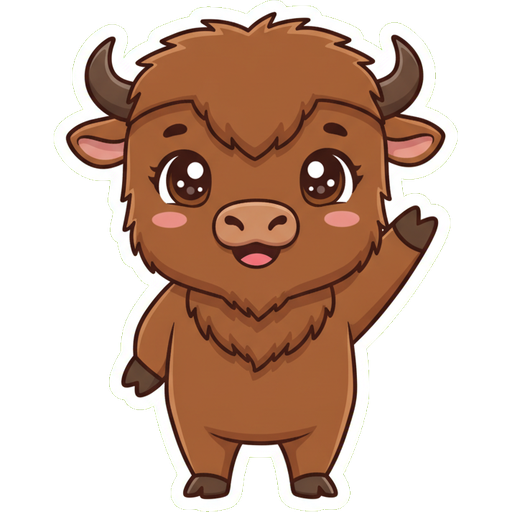
#> input picture assets/img/zubr-base.png, 512 x 512 px
$ python detourer.py ../assets/img/zubr-base.png ../assets/img/zubr-celebrate.png 5
#> lines starting #> are read from the running program, lines starting #| are printed output that depends on the picture
#!/usr/bin/env python3
"""Détourage chroma-key des stickers kawaii de l'app (assets/gen → public/assets/img).

POURQUOI CE FICHIER EXISTE
--------------------------
Le modèle Gemini ne produit pas de vraie transparence : on lui demande donc un
fond vert franc, puis on le retire ici. Ce script a déjà été écrit et perdu deux
fois parce qu'il vivait dans un dossier temporaire — d'où sa présence dans le
dépôt, malgré le fait que ce soit le seul Python d'un projet 100 % JS. Il n'entre
NI dans le build NI dans la CI : c'est un outil d'atelier, lancé à la main quand
on ajoute une image.

USAGE
-----
Pillow n'est pas dans le Python système. Le venv du plugin google-image-gen l'a
déjà, on emprunte donc son interpréteur :

    PLUGIN=~/.claude/plugins/cache/google-image-gen/google-image-gen/1.0.0
    cd $PLUGIN && uv run python <dépôt>/tools/detourer.py \
        <dépôt>/assets/gen/bocian-head.png \
        <dépôt>/public/assets/img/bocian-head.png 512

LES DEUX ÉTAPES, ET POURQUOI LA SECONDE
---------------------------------------
1. Floodfill depuis les 4 coins : seul le fond CONTIGU devient transparent. Un
   floodfill et non un seuil global sur la couleur — sans quoi une zone verte
   appartenant au sujet serait trouée elle aussi.
2. Rognage du liseré. Les pixels de bord sont un mélange vert/blanc dû à
   l'anti-aliasing ; leur couleur est trop loin du vert pur pour que l'étape 1
   les emporte, et ils forment le halo verdâtre encore visible sur
   `zubr-head.png` (détouré avant que cette étape existe). On les retire en
   quelques passes, en ne touchant QUE les pixels à dominance verte adjacents à
   du transparent — la double condition est ce qui protège le sujet.

À SAVOIR
--------
- Le vert RENDU dérive toujours du vert demandé (#00b140) : on l'échantillonne
  aux coins plutôt que de le coder en dur.
- Le rendu transparent de certains visualiseurs peut sembler encore opaque :
  vérifier l'alpha réel, ce que fait le récapitulatif imprimé en fin de course.
"""

import sys
from PIL import Image, ImageDraw

# Magenta : absent de tous nos stickers, donc utilisable comme marqueur.
SENTINELLE = (255, 0, 255)
TOLERANCE = 60
PASSES_LISERE = 3
TAILLE_DEFAUT = 512


def dominance_verte(px):
    """Vrai si le vert domine assez pour que ce pixel soit du fond résiduel."""
    r, g, b = px[0], px[1], px[2]
    return g > r + 18 and g > b + 18


def detourer(src, dst, taille=TAILLE_DEFAUT):
#> called with src = '../assets/img/zubr-base.png', dst = '../assets/img/zubr-celebrate.png', taille = 5
    img = Image.open(src).convert("RGB")
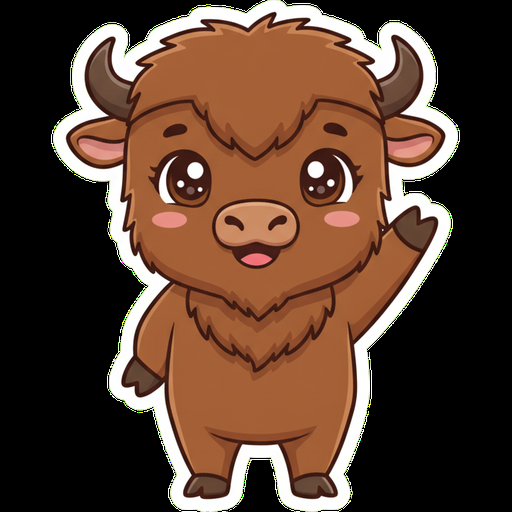
#> img: PIL image 512x512 RGB; mean R, G, B 90.1, 63.8, 48.6
    w, h = img.size
#> w = 512; h = 512

    # --- 1. le fond contigu, atteint depuis les 4 coins ---
    for xy in [(0, 0), (w - 1, 0), (0, h - 1), (w - 1, h - 1)]:
        if img.getpixel(xy) == SENTINELLE:
            continue  # déjà emporté par un coin précédent
        ImageDraw.floodfill(img, xy, SENTINELLE, thresh=TOLERANCE)
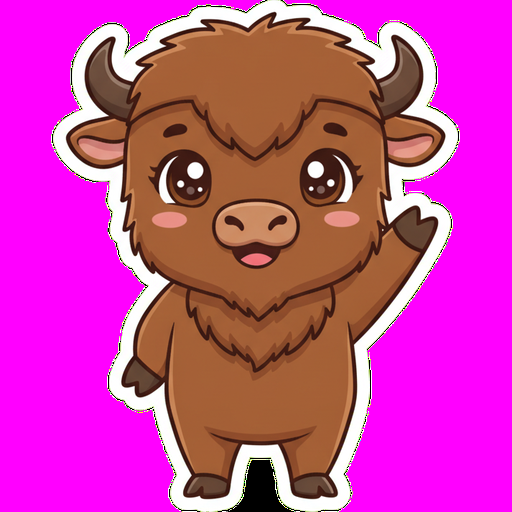
#> img: PIL image 512x512 RGB; mean R, G, B 202.7, 63.8, 161.1

    out = img.convert("RGBA")
    px = out.load()
    for y in range(h):
        for x in range(w):
            if px[x, y][:3] == SENTINELLE:
                px[x, y] = (0, 0, 0, 0)

    # --- 2. le liseré d'anti-aliasing ---
    for _ in range(PASSES_LISERE):
        a_retirer = []
        for y in range(h):
            for x in range(w):
                if px[x, y][3] == 0 or not dominance_verte(px[x, y]):
                    continue
                # Adjacent à du transparent ? Sinon c'est du vert du sujet.
                for dx, dy in ((1, 0), (-1, 0), (0, 1), (0, -1)):
                    nx, ny = x + dx, y + dy
                    if 0 <= nx < w and 0 <= ny < h and px[nx, ny][3] == 0:
                        a_retirer.append((x, y))
                        break
        if not a_retirer:
            break
        for x, y in a_retirer:
            px[x, y] = (0, 0, 0, 0)
        print(f"  passe liseré : {len(a_retirer)} pixels retirés")

    # `taille` borne la plus GRANDE dimension ; l'autre suit le ratio de la
    # source. Sans quoi une bannière large (ratio ≠ 1:1) sortirait écrasée en
    # carré — inoffensif jusqu'ici puisque toutes les sources étaient déjà
    # carrées, donc ce calcul leur rend exactement le même résultat.
    echelle = taille / max(w, h)
#> echelle = 0.00977
    nw, nh = round(w * echelle), round(h * echelle)
#> nw = 5; nh = 5
    out = out.resize((nw, nh), Image.LANCZOS)
    out.save(dst)

    # --- récapitulatif : de quoi conclure sans ouvrir l'image ---
    v = out.load()
    coins = [
        v[0, 0][3],
        v[nw - 1, 0][3],
        v[0, nh - 1][3],
        v[nw - 1, nh - 1][3],
    ]
#> coins = [62, 53, 1, 0]
    restants = sum(
        1
        for y in range(nh)
        for x in range(nw)
        if v[x, y][3] > 0 and dominance_verte(v[x, y])
    )
#> restants = 0
    print(f"{dst} — {nw}x{nh}, alpha des coins = {coins}")
#| ../assets/img/zubr-celebrate.png — 5x5, alpha des coins = [62, 53, 1, 0]
    print(f"pixels à dominance verte restants : {restants}")
#| pixels à dominance verte restants : 0
    if any(coins):
        print("⚠️  un coin n'est pas transparent : le fond n'était pas uniforme ?")


if __name__ == "__main__":
    if len(sys.argv) < 3:
        sys.exit(f"usage : {sys.argv[0]} <source.png> <sortie.png> [taille]")
    detourer(
        sys.argv[1],
        sys.argv[2],
        int(sys.argv[3]) if len(sys.argv) > 3 else TAILLE_DEFAUT,
    )

$ run again, on assets/img/zubr-happy.png
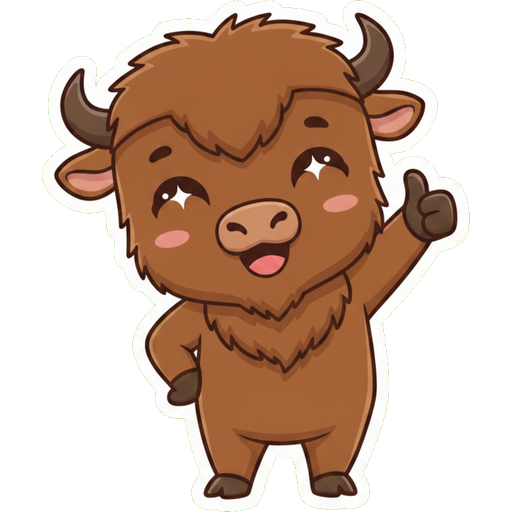
#> input picture assets/img/zubr-happy.png, 512 x 512 px
#> in detourer, `img = Image.open(src).convert("RGB")`:
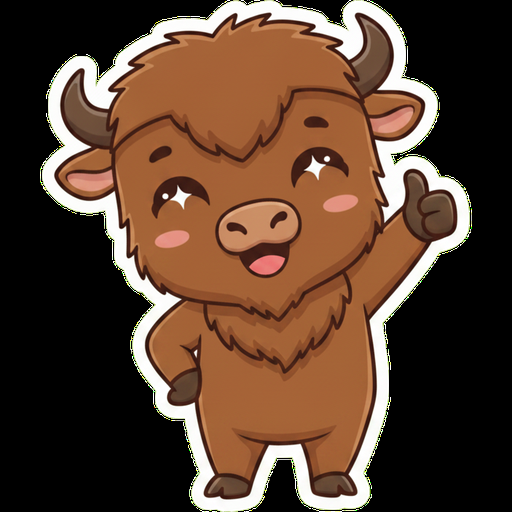
#> img: PIL image 512x512 RGB; mean R, G, B 91, 65.2, 48.7
#> after the loop in detourer, `for xy in [(0, 0), (w - 1, 0), (0, h - 1), (w - 1, h - 1)]:`:
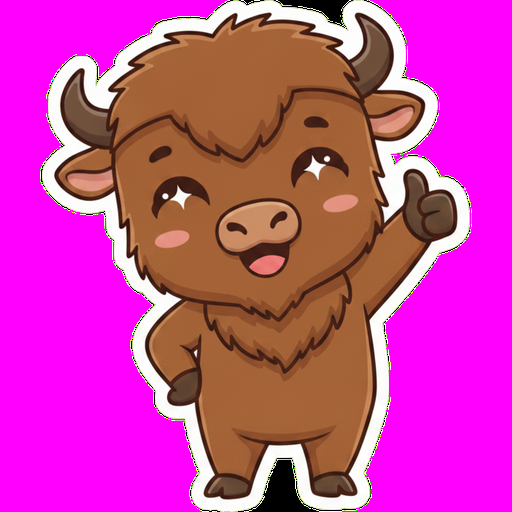
#> img: PIL image 512x512 RGB; mean R, G, B 202, 65.2, 159.7
#> coins = [59, 16, 1, 2]
#> restants = 0
#| ../assets/img/zubr-happy.png — 5x5, alpha des coins = [59, 16, 1, 2]
#| pixels à dominance verte restants : 0

$ run again, on assets/img/zubr-sad.png
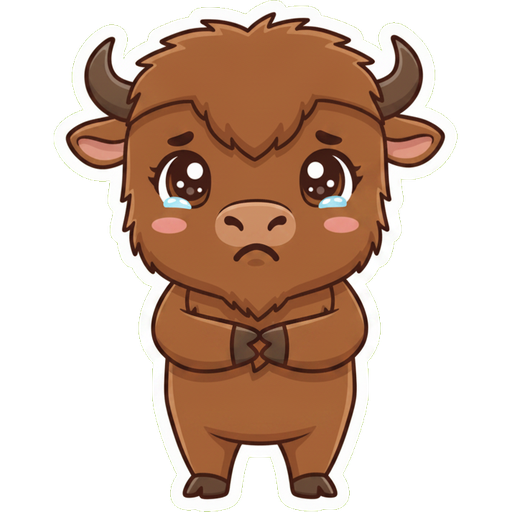
#> input picture assets/img/zubr-sad.png, 512 x 512 px
#> in detourer, `img = Image.open(src).convert("RGB")`:
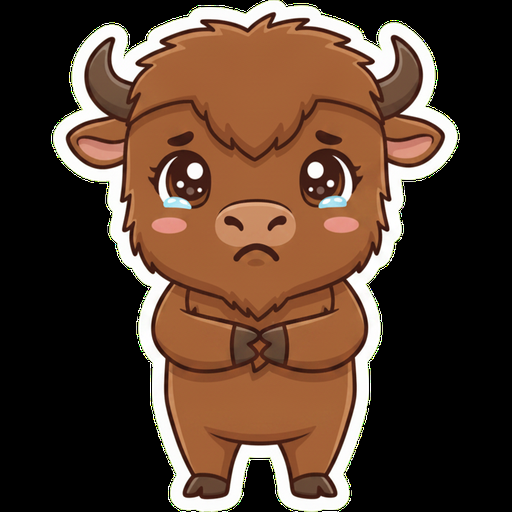
#> img: PIL image 512x512 RGB; mean R, G, B 85.1, 61.4, 46.5
#> after the loop in detourer, `for xy in [(0, 0), (w - 1, 0), (0, h - 1), (w - 1, h - 1)]:`:
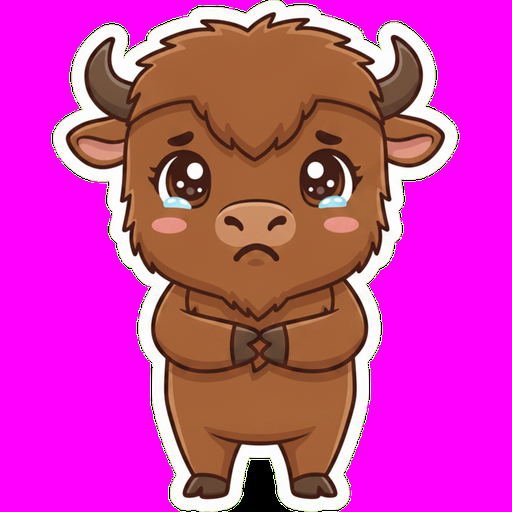
#> img: PIL image 512x512 RGB; mean R, G, B 205.9, 61.4, 167.3
#> coins = [62, 56, 0, 0]
#> restants = 0
#| ../assets/img/zubr-sad.png — 5x5, alpha des coins = [62, 56, 0, 0]
#| pixels à dominance verte restants : 0
